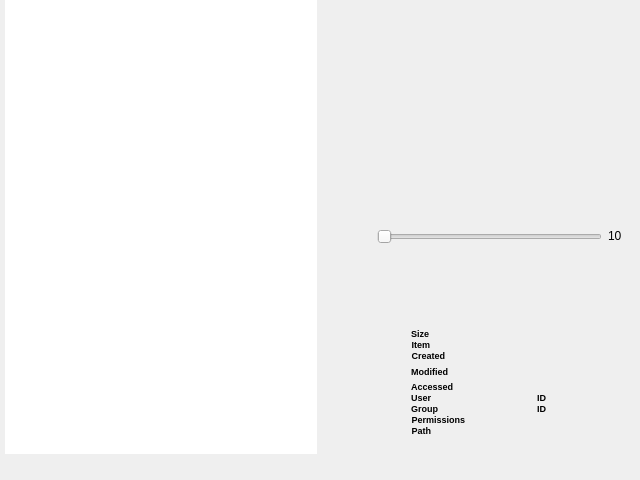
<?xml version="1.0" encoding="UTF-8"?>
<ui version="4.0">
 <class>Form</class>
 <widget class="QWidget" name="Form">
  <property name="geometry">
   <rect>
    <x>0</x>
    <y>0</y>
    <width>640</width>
    <height>480</height>
   </rect>
  </property>
  <property name="windowTitle">
   <string>Form</string>
  </property>
  <layout class="QGridLayout" name="gridLayout">
   <property name="leftMargin">
    <number>0</number>
   </property>
   <property name="topMargin">
    <number>0</number>
   </property>
   <property name="rightMargin">
    <number>0</number>
   </property>
   <property name="bottomMargin">
    <number>6</number>
   </property>
   <item row="1" column="0" colspan="2">
    <widget class="QFrame" name="frame">
     <property name="sizePolicy">
      <sizepolicy hsizetype="Preferred" vsizetype="Fixed">
       <horstretch>0</horstretch>
       <verstretch>0</verstretch>
      </sizepolicy>
     </property>
     <property name="frameShape">
      <enum>QFrame::NoFrame</enum>
     </property>
     <property name="frameShadow">
      <enum>QFrame::Plain</enum>
     </property>
     <layout class="QGridLayout" name="gridLayout_2">
      <property name="leftMargin">
       <number>0</number>
      </property>
      <property name="topMargin">
       <number>0</number>
      </property>
      <property name="rightMargin">
       <number>0</number>
      </property>
      <property name="bottomMargin">
       <number>0</number>
      </property>
      <item row="0" column="0">
       <widget class="QLabel" name="status">
        <property name="sizePolicy">
         <sizepolicy hsizetype="Preferred" vsizetype="Fixed">
          <horstretch>0</horstretch>
          <verstretch>0</verstretch>
         </sizepolicy>
        </property>
        <property name="styleSheet">
         <string notr="true">padding-left: 5px;</string>
        </property>
        <property name="text">
         <string/>
        </property>
       </widget>
      </item>
     </layout>
    </widget>
   </item>
   <item row="0" column="0">
    <widget class="QListWidget" name="list_widget">
     <property name="sizePolicy">
      <sizepolicy hsizetype="Expanding" vsizetype="Expanding">
       <horstretch>0</horstretch>
       <verstretch>0</verstretch>
      </sizepolicy>
     </property>
     <property name="cursor" stdset="0">
      <cursorShape>PointingHandCursor</cursorShape>
     </property>
     <property name="mouseTracking">
      <bool>true</bool>
     </property>
     <property name="styleSheet">
      <string notr="true">QListWidget {
	padding: 0;
	margin: 0;
}

QListWidget{
	padding-left: 5px;
}

QListWidget:item:hover{
	border-radius:  5px;
	background-color: rgb(144, 170, 200, 0.10);
	color: #ffffff;
	border-left: 2px solid #5271f0;
}

QListWidget:item:selected{
	border-radius:  5px;
	background-color:#4B5053;
	color: #ffffff;
	border-left: 2px solid #5271f0;
}</string>
     </property>
     <property name="frameShape">
      <enum>QFrame::NoFrame</enum>
     </property>
     <property name="frameShadow">
      <enum>QFrame::Plain</enum>
     </property>
     <property name="verticalScrollBarPolicy">
      <enum>Qt::ScrollBarAsNeeded</enum>
     </property>
     <property name="horizontalScrollBarPolicy">
      <enum>Qt::ScrollBarAlwaysOff</enum>
     </property>
     <property name="gridSize">
      <size>
       <width>0</width>
       <height>50</height>
      </size>
     </property>
     <property name="wordWrap">
      <bool>true</bool>
     </property>
     <property name="sortingEnabled">
      <bool>true</bool>
     </property>
    </widget>
   </item>
   <item row="0" column="1">
    <widget class="QWidget" name="widget_info" native="true">
     <layout class="QGridLayout" name="gridLayout_9">
      <item row="2" column="0">
       <widget class="QFrame" name="frame_3">
        <property name="sizePolicy">
         <sizepolicy hsizetype="Preferred" vsizetype="Fixed">
          <horstretch>0</horstretch>
          <verstretch>0</verstretch>
         </sizepolicy>
        </property>
        <property name="font">
         <font>
          <pointsize>7</pointsize>
         </font>
        </property>
        <property name="frameShape">
         <enum>QFrame::NoFrame</enum>
        </property>
        <property name="frameShadow">
         <enum>QFrame::Plain</enum>
        </property>
        <layout class="QGridLayout" name="gridLayout_8">
         <property name="topMargin">
          <number>37</number>
         </property>
         <property name="spacing">
          <number>0</number>
         </property>
         <item row="6" column="1">
          <widget class="QLabel" name="label_8">
           <property name="sizePolicy">
            <sizepolicy hsizetype="Fixed" vsizetype="Preferred">
             <horstretch>0</horstretch>
             <verstretch>0</verstretch>
            </sizepolicy>
           </property>
           <property name="font">
            <font>
             <pointsize>7</pointsize>
             <weight>75</weight>
             <bold>true</bold>
            </font>
           </property>
           <property name="text">
            <string>Group</string>
           </property>
           <property name="alignment">
            <set>Qt::AlignRight|Qt::AlignTrailing|Qt::AlignVCenter</set>
           </property>
          </widget>
         </item>
         <item row="0" column="2" colspan="3">
          <widget class="QLabel" name="lsize">
           <property name="font">
            <font>
             <pointsize>7</pointsize>
            </font>
           </property>
           <property name="text">
            <string/>
           </property>
           <property name="wordWrap">
            <bool>true</bool>
           </property>
          </widget>
         </item>
         <item row="3" column="2" colspan="3">
          <widget class="QLabel" name="lmodified">
           <property name="font">
            <font>
             <pointsize>7</pointsize>
            </font>
           </property>
           <property name="text">
            <string/>
           </property>
           <property name="wordWrap">
            <bool>true</bool>
           </property>
          </widget>
         </item>
         <item row="5" column="4">
          <widget class="QLabel" name="luid">
           <property name="font">
            <font>
             <pointsize>7</pointsize>
            </font>
           </property>
           <property name="text">
            <string/>
           </property>
          </widget>
         </item>
         <item row="6" column="4">
          <widget class="QLabel" name="lgid">
           <property name="font">
            <font>
             <pointsize>7</pointsize>
            </font>
           </property>
           <property name="text">
            <string/>
           </property>
          </widget>
         </item>
         <item row="7" column="1">
          <widget class="QLabel" name="label_12">
           <property name="font">
            <font>
             <pointsize>7</pointsize>
             <weight>75</weight>
             <bold>true</bold>
            </font>
           </property>
           <property name="text">
            <string>Permissions</string>
           </property>
           <property name="alignment">
            <set>Qt::AlignRight|Qt::AlignTrailing|Qt::AlignVCenter</set>
           </property>
          </widget>
         </item>
         <item row="0" column="1">
          <widget class="QLabel" name="label_2">
           <property name="sizePolicy">
            <sizepolicy hsizetype="Fixed" vsizetype="Preferred">
             <horstretch>0</horstretch>
             <verstretch>0</verstretch>
            </sizepolicy>
           </property>
           <property name="font">
            <font>
             <pointsize>7</pointsize>
             <weight>75</weight>
             <bold>true</bold>
            </font>
           </property>
           <property name="text">
            <string>Size</string>
           </property>
           <property name="alignment">
            <set>Qt::AlignRight|Qt::AlignTrailing|Qt::AlignVCenter</set>
           </property>
          </widget>
         </item>
         <item row="3" column="1">
          <widget class="QLabel" name="label_4">
           <property name="sizePolicy">
            <sizepolicy hsizetype="Fixed" vsizetype="Preferred">
             <horstretch>0</horstretch>
             <verstretch>0</verstretch>
            </sizepolicy>
           </property>
           <property name="font">
            <font>
             <pointsize>7</pointsize>
             <weight>75</weight>
             <bold>true</bold>
            </font>
           </property>
           <property name="text">
            <string>Modified</string>
           </property>
           <property name="alignment">
            <set>Qt::AlignRight|Qt::AlignTrailing|Qt::AlignVCenter</set>
           </property>
          </widget>
         </item>
         <item row="6" column="3">
          <widget class="QLabel" name="label_10">
           <property name="sizePolicy">
            <sizepolicy hsizetype="Fixed" vsizetype="Preferred">
             <horstretch>0</horstretch>
             <verstretch>0</verstretch>
            </sizepolicy>
           </property>
           <property name="font">
            <font>
             <pointsize>7</pointsize>
             <weight>75</weight>
             <bold>true</bold>
            </font>
           </property>
           <property name="text">
            <string>ID  </string>
           </property>
          </widget>
         </item>
         <item row="5" column="3">
          <widget class="QLabel" name="label_9">
           <property name="sizePolicy">
            <sizepolicy hsizetype="Fixed" vsizetype="Preferred">
             <horstretch>0</horstretch>
             <verstretch>0</verstretch>
            </sizepolicy>
           </property>
           <property name="font">
            <font>
             <pointsize>7</pointsize>
             <weight>75</weight>
             <bold>true</bold>
            </font>
           </property>
           <property name="text">
            <string>ID  </string>
           </property>
          </widget>
         </item>
         <item row="4" column="1">
          <widget class="QLabel" name="label_6">
           <property name="sizePolicy">
            <sizepolicy hsizetype="Fixed" vsizetype="Preferred">
             <horstretch>0</horstretch>
             <verstretch>0</verstretch>
            </sizepolicy>
           </property>
           <property name="font">
            <font>
             <pointsize>7</pointsize>
             <weight>75</weight>
             <bold>true</bold>
            </font>
           </property>
           <property name="text">
            <string>Accessed</string>
           </property>
           <property name="alignment">
            <set>Qt::AlignRight|Qt::AlignTrailing|Qt::AlignVCenter</set>
           </property>
          </widget>
         </item>
         <item row="2" column="2" colspan="3">
          <widget class="QLabel" name="lcreated">
           <property name="font">
            <font>
             <pointsize>7</pointsize>
            </font>
           </property>
           <property name="text">
            <string/>
           </property>
           <property name="wordWrap">
            <bool>true</bool>
           </property>
          </widget>
         </item>
         <item row="8" column="2" colspan="3">
          <widget class="QLabel" name="lpath">
           <property name="font">
            <font>
             <pointsize>7</pointsize>
            </font>
           </property>
           <property name="text">
            <string/>
           </property>
           <property name="wordWrap">
            <bool>true</bool>
           </property>
          </widget>
         </item>
         <item row="8" column="1">
          <widget class="QLabel" name="label_5">
           <property name="sizePolicy">
            <sizepolicy hsizetype="Fixed" vsizetype="Preferred">
             <horstretch>0</horstretch>
             <verstretch>0</verstretch>
            </sizepolicy>
           </property>
           <property name="font">
            <font>
             <pointsize>7</pointsize>
             <weight>75</weight>
             <bold>true</bold>
            </font>
           </property>
           <property name="text">
            <string>Path</string>
           </property>
           <property name="alignment">
            <set>Qt::AlignRight|Qt::AlignTrailing|Qt::AlignVCenter</set>
           </property>
          </widget>
         </item>
         <item row="6" column="2">
          <widget class="QLabel" name="lgroup">
           <property name="font">
            <font>
             <pointsize>7</pointsize>
            </font>
           </property>
           <property name="text">
            <string/>
           </property>
           <property name="wordWrap">
            <bool>true</bool>
           </property>
          </widget>
         </item>
         <item row="7" column="2" colspan="3">
          <widget class="QLabel" name="lpermissions">
           <property name="font">
            <font>
             <pointsize>7</pointsize>
            </font>
           </property>
           <property name="text">
            <string/>
           </property>
          </widget>
         </item>
         <item row="4" column="2" colspan="3">
          <widget class="QLabel" name="laccessed">
           <property name="font">
            <font>
             <pointsize>7</pointsize>
            </font>
           </property>
           <property name="text">
            <string/>
           </property>
           <property name="wordWrap">
            <bool>true</bool>
           </property>
          </widget>
         </item>
         <item row="1" column="2" colspan="3">
          <widget class="QLabel" name="litems">
           <property name="font">
            <font>
             <pointsize>7</pointsize>
            </font>
           </property>
           <property name="text">
            <string/>
           </property>
           <property name="wordWrap">
            <bool>true</bool>
           </property>
          </widget>
         </item>
         <item row="1" column="1">
          <widget class="QLabel" name="label_3">
           <property name="sizePolicy">
            <sizepolicy hsizetype="Fixed" vsizetype="Preferred">
             <horstretch>0</horstretch>
             <verstretch>0</verstretch>
            </sizepolicy>
           </property>
           <property name="font">
            <font>
             <pointsize>7</pointsize>
             <weight>75</weight>
             <bold>true</bold>
            </font>
           </property>
           <property name="text">
            <string>Item</string>
           </property>
           <property name="alignment">
            <set>Qt::AlignRight|Qt::AlignTrailing|Qt::AlignVCenter</set>
           </property>
          </widget>
         </item>
         <item row="5" column="1">
          <widget class="QLabel" name="label_7">
           <property name="sizePolicy">
            <sizepolicy hsizetype="Fixed" vsizetype="Preferred">
             <horstretch>0</horstretch>
             <verstretch>0</verstretch>
            </sizepolicy>
           </property>
           <property name="font">
            <font>
             <pointsize>7</pointsize>
             <weight>75</weight>
             <bold>true</bold>
            </font>
           </property>
           <property name="text">
            <string>User</string>
           </property>
           <property name="alignment">
            <set>Qt::AlignRight|Qt::AlignTrailing|Qt::AlignVCenter</set>
           </property>
          </widget>
         </item>
         <item row="2" column="1">
          <widget class="QLabel" name="label_11">
           <property name="sizePolicy">
            <sizepolicy hsizetype="Fixed" vsizetype="Preferred">
             <horstretch>0</horstretch>
             <verstretch>0</verstretch>
            </sizepolicy>
           </property>
           <property name="font">
            <font>
             <pointsize>7</pointsize>
             <weight>75</weight>
             <bold>true</bold>
            </font>
           </property>
           <property name="text">
            <string>Created</string>
           </property>
           <property name="alignment">
            <set>Qt::AlignRight|Qt::AlignTrailing|Qt::AlignVCenter</set>
           </property>
          </widget>
         </item>
         <item row="3" column="0">
          <spacer name="horizontalSpacer">
           <property name="orientation">
            <enum>Qt::Horizontal</enum>
           </property>
           <property name="sizeType">
            <enum>QSizePolicy::Fixed</enum>
           </property>
           <property name="sizeHint" stdset="0">
            <size>
             <width>70</width>
             <height>20</height>
            </size>
           </property>
          </spacer>
         </item>
         <item row="5" column="2">
          <widget class="QLabel" name="luser">
           <property name="font">
            <font>
             <pointsize>7</pointsize>
            </font>
           </property>
           <property name="text">
            <string/>
           </property>
           <property name="wordWrap">
            <bool>true</bool>
           </property>
          </widget>
         </item>
        </layout>
       </widget>
      </item>
      <item row="0" column="0">
       <widget class="QFrame" name="frame_2">
        <property name="sizePolicy">
         <sizepolicy hsizetype="Expanding" vsizetype="Preferred">
          <horstretch>0</horstretch>
          <verstretch>0</verstretch>
         </sizepolicy>
        </property>
        <property name="frameShape">
         <enum>QFrame::NoFrame</enum>
        </property>
        <property name="frameShadow">
         <enum>QFrame::Plain</enum>
        </property>
        <layout class="QGridLayout" name="gridLayout_6">
         <item row="1" column="2">
          <widget class="QSlider" name="slide_video">
           <property name="maximum">
            <number>99</number>
           </property>
           <property name="orientation">
            <enum>Qt::Horizontal</enum>
           </property>
           <property name="invertedAppearance">
            <bool>false</bool>
           </property>
           <property name="invertedControls">
            <bool>false</bool>
           </property>
           <property name="tickPosition">
            <enum>QSlider::NoTicks</enum>
           </property>
           <property name="tickInterval">
            <number>0</number>
           </property>
          </widget>
         </item>
         <item row="1" column="1">
          <widget class="QToolButton" name="btn_video">
           <property name="text">
            <string/>
           </property>
           <property name="autoRaise">
            <bool>true</bool>
           </property>
           <property name="arrowType">
            <enum>Qt::NoArrow</enum>
           </property>
          </widget>
         </item>
         <item row="1" column="3">
          <widget class="QLabel" name="label_slide_value">
           <property name="sizePolicy">
            <sizepolicy hsizetype="Fixed" vsizetype="Fixed">
             <horstretch>0</horstretch>
             <verstretch>0</verstretch>
            </sizepolicy>
           </property>
           <property name="text">
            <string>10</string>
           </property>
          </widget>
         </item>
         <item row="0" column="0" colspan="4">
          <widget class="QLabel" name="image">
           <property name="text">
            <string/>
           </property>
           <property name="alignment">
            <set>Qt::AlignCenter</set>
           </property>
          </widget>
         </item>
        </layout>
       </widget>
      </item>
      <item row="1" column="0">
       <widget class="QLabel" name="title">
        <property name="sizePolicy">
         <sizepolicy hsizetype="Preferred" vsizetype="Fixed">
          <horstretch>0</horstretch>
          <verstretch>0</verstretch>
         </sizepolicy>
        </property>
        <property name="font">
         <font>
          <pointsize>14</pointsize>
         </font>
        </property>
        <property name="text">
         <string/>
        </property>
        <property name="alignment">
         <set>Qt::AlignCenter</set>
        </property>
        <property name="wordWrap">
         <bool>true</bool>
        </property>
       </widget>
      </item>
     </layout>
    </widget>
   </item>
  </layout>
 </widget>
 <resources/>
 <connections/>
</ui>
